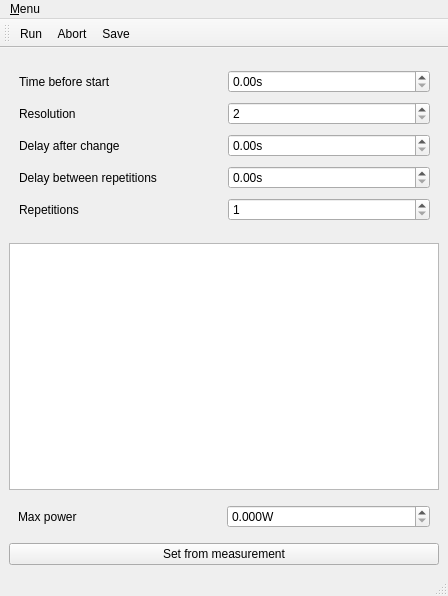
<?xml version="1.0" encoding="UTF-8"?>
<ui version="4.0">
 <class>MainWindow</class>
 <widget class="QMainWindow" name="MainWindow">
  <property name="geometry">
   <rect>
    <x>0</x>
    <y>0</y>
    <width>448</width>
    <height>596</height>
   </rect>
  </property>
  <property name="windowTitle">
   <string>AOM Callibration</string>
  </property>
  <widget class="QWidget" name="centralwidget">
   <layout class="QVBoxLayout" name="verticalLayout_2">
    <item>
     <widget class="QWidget" name="params" native="true">
      <property name="minimumSize">
       <size>
        <width>0</width>
        <height>180</height>
       </size>
      </property>
      <widget class="QWidget" name="gridLayoutWidget">
       <property name="geometry">
        <rect>
         <x>10</x>
         <y>10</y>
         <width>411</width>
         <height>161</height>
        </rect>
       </property>
       <layout class="QGridLayout" name="gridLayout">
        <item row="1" column="1">
         <widget class="QSpinBox" name="resolutionSpinBox">
          <property name="suffix">
           <string/>
          </property>
          <property name="minimum">
           <number>2</number>
          </property>
          <property name="maximum">
           <number>10000</number>
          </property>
         </widget>
        </item>
        <item row="3" column="1">
         <widget class="ScienDSpinBox" name="delayBetweenRepetitions">
          <property name="suffix">
           <string>s</string>
          </property>
         </widget>
        </item>
        <item row="0" column="0">
         <widget class="QLabel" name="label_2">
          <property name="text">
           <string>Time before start</string>
          </property>
         </widget>
        </item>
        <item row="4" column="1">
         <widget class="QSpinBox" name="repetitionsSpinBox">
          <property name="minimum">
           <number>1</number>
          </property>
          <property name="maximum">
           <number>999</number>
          </property>
         </widget>
        </item>
        <item row="4" column="0">
         <widget class="QLabel" name="label_11">
          <property name="text">
           <string>Repetitions</string>
          </property>
         </widget>
        </item>
        <item row="2" column="0">
         <widget class="QLabel" name="label_7">
          <property name="text">
           <string>Delay after change</string>
          </property>
         </widget>
        </item>
        <item row="0" column="1">
         <widget class="ScienDSpinBox" name="timeBeforeStartDoubleSpinBox">
          <property name="suffix">
           <string>s</string>
          </property>
         </widget>
        </item>
        <item row="1" column="0">
         <widget class="QLabel" name="label_5">
          <property name="text">
           <string>Resolution</string>
          </property>
         </widget>
        </item>
        <item row="2" column="1">
         <widget class="ScienDSpinBox" name="delayAfterChangeDoubleSpinBox">
          <property name="suffix">
           <string>s</string>
          </property>
         </widget>
        </item>
        <item row="3" column="0">
         <widget class="QLabel" name="label_9">
          <property name="text">
           <string>Delay between repetitions</string>
          </property>
         </widget>
        </item>
       </layout>
      </widget>
     </widget>
    </item>
    <item>
     <widget class="PlotWidget" name="plotWidget"/>
    </item>
    <item>
     <widget class="QWidget" name="widget" native="true">
      <layout class="QHBoxLayout" name="horizontalLayout_4">
       <item>
        <widget class="QLabel" name="label_4">
         <property name="text">
          <string>Max power</string>
         </property>
        </widget>
       </item>
       <item>
        <layout class="QHBoxLayout" name="horizontalLayout_3">
         <item>
          <widget class="ScienDSpinBox" name="maxPower">
           <property name="suffix">
            <string>W</string>
           </property>
           <property name="decimals">
            <number>3</number>
           </property>
           <property name="singleStep">
            <double>0.100000000000000</double>
           </property>
          </widget>
         </item>
        </layout>
       </item>
      </layout>
     </widget>
    </item>
    <item>
     <widget class="QPushButton" name="setFromMeasurement">
      <property name="text">
       <string>Set from measurement</string>
      </property>
     </widget>
    </item>
   </layout>
  </widget>
  <widget class="QMenuBar" name="menubar">
   <property name="geometry">
    <rect>
     <x>0</x>
     <y>0</y>
     <width>448</width>
     <height>25</height>
    </rect>
   </property>
   <widget class="QMenu" name="menuView">
    <property name="title">
     <string>&amp;Menu</string>
    </property>
    <addaction name="closeAction"/>
   </widget>
   <addaction name="menuView"/>
  </widget>
  <widget class="QStatusBar" name="statusbar"/>
  <widget class="QToolBar" name="counting_control_ToolBar">
   <property name="windowTitle">
    <string>Counting Controls</string>
   </property>
   <property name="toolButtonStyle">
    <enum>Qt::ToolButtonTextUnderIcon</enum>
   </property>
   <attribute name="toolBarArea">
    <enum>TopToolBarArea</enum>
   </attribute>
   <attribute name="toolBarBreak">
    <bool>false</bool>
   </attribute>
   <addaction name="runAction"/>
   <addaction name="abortAction"/>
   <addaction name="saveAction"/>
  </widget>
  <action name="runAction">
   <property name="icon">
    <iconset>
     <normaloff>../../artwork/icons/qudiTheme/22x22/start-counter.png</normaloff>../../artwork/icons/qudiTheme/22x22/start-counter.png</iconset>
   </property>
   <property name="text">
    <string>Run</string>
   </property>
   <property name="toolTip">
    <string>Run a calibration sweep</string>
   </property>
  </action>
  <action name="saveAction">
   <property name="icon">
    <iconset>
     <normaloff>../../artwork/icons/oxygen/22x22/document-save.png</normaloff>../../artwork/icons/oxygen/22x22/document-save.png</iconset>
   </property>
   <property name="text">
    <string>Save</string>
   </property>
   <property name="toolTip">
    <string>Save measurement to file</string>
   </property>
  </action>
  <action name="closeAction">
   <property name="icon">
    <iconset>
     <normaloff>../../artwork/icons/oxygen/22x22/application-exit.png</normaloff>../../artwork/icons/oxygen/22x22/application-exit.png</iconset>
   </property>
   <property name="text">
    <string>Close</string>
   </property>
  </action>
  <action name="abortAction">
   <property name="icon">
    <iconset>
     <normaloff>../../artwork/icons/oxygen/22x22/media-playback-stop.png</normaloff>../../artwork/icons/oxygen/22x22/media-playback-stop.png</iconset>
   </property>
   <property name="text">
    <string>Abort</string>
   </property>
   <property name="toolTip">
    <string>Abort</string>
   </property>
  </action>
 </widget>
 <customwidgets>
  <customwidget>
   <class>PlotWidget</class>
   <extends>QGraphicsView</extends>
   <header>pyqtgraph</header>
  </customwidget>
  <customwidget>
   <class>ScienDSpinBox</class>
   <extends>QDoubleSpinBox</extends>
   <header>qtwidgets.scientific_spinbox.h</header>
  </customwidget>
 </customwidgets>
 <resources/>
 <connections>
  <connection>
   <sender>closeAction</sender>
   <signal>triggered()</signal>
   <receiver>MainWindow</receiver>
   <slot>close()</slot>
   <hints>
    <hint type="sourcelabel">
     <x>-1</x>
     <y>-1</y>
    </hint>
    <hint type="destinationlabel">
     <x>399</x>
     <y>299</y>
    </hint>
   </hints>
  </connection>
 </connections>
</ui>
